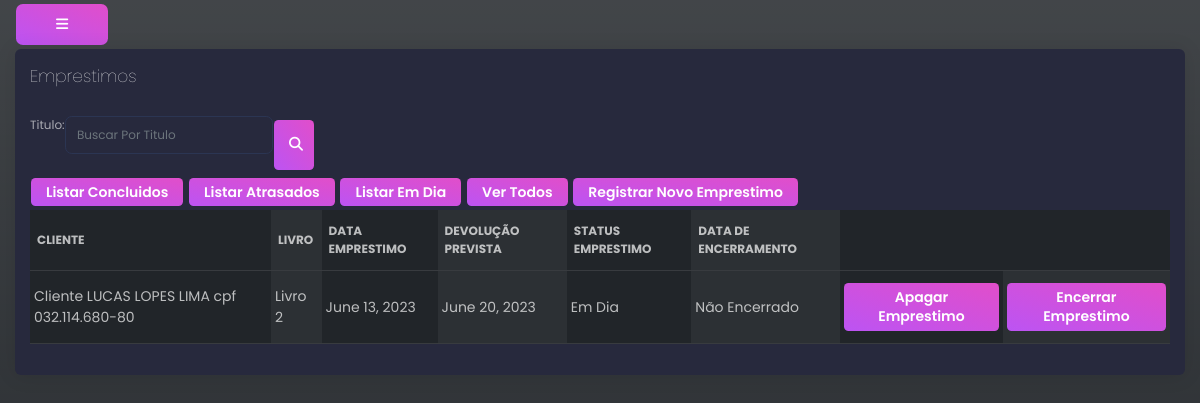
Page /emprestimo/listar_emprestimos/todos_os_emprestimos (signed in) on the earlier database version.
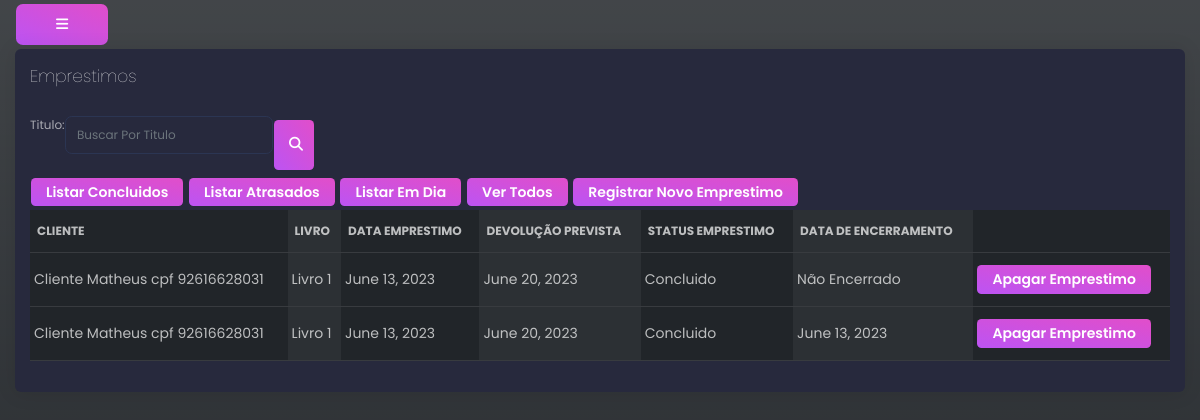
Same page on the later database version.
### emprestimo/models.py (models this page shows, shortened)
class Emprestimo(models.Model):
    livro = models.ForeignKey(livro, on_delete=models.CASCADE)
    cliente = models.ForeignKey(Cliente, on_delete=models.CASCADE)
    data_emprestimo = models.DateField()
    data_devolucao = models.DateField()
    data_conclusao_emprestimo = models.DateField(null=True)
    status_emprestimo = models.IntegerField(default=Status_emprestimo.EM_DIA ,choices=Status_emprestimo.choices)

### clientes/models.py (models this page shows)
class Cliente(models.Model):
    nome = models.CharField(max_length=100)
    email = models.EmailField(unique=True)
    data_nascimento = models.DateField()
    endereco = models.CharField(max_length=200)
    cpf = models.CharField(max_length=14,unique=True)
    telefone = models.CharField(max_length=30,default=9999-9999)
    pode_fazer_emprestimo = models.BooleanField(default=True)
    def __str__(self):
        return (f"Cliente {self.nome} cpf {self.cpf}")

### livro/models.py (models this page shows)
class livro(models.Model):
    titulo = models.CharField(max_length=30)
    autor = models.CharField(max_length=30)
    descricao = models.CharField(max_length=200)
    isbn = models.CharField(max_length=20,unique=True)
    esta_disponivel = models.BooleanField(default=True)
    def __str__(self):
        return self.titulo

### emprestimo/views.py (the view)
# urls.py: path('listar_emprestimos/<str:filtro>', listar_emprestimos,name='listar_emprestimos'),
@login_required(login_url="login")
def listar_emprestimos(request,filtro="titulo_pesquisa"):
    try:
        emprestimos = None
        if filtro == "emprestimos_encerrados":
            emprestimos = Emprestimo.objects.filter(status_emprestimo=3)
        elif filtro == "emprestimos_atrasados":
            emprestimos = Emprestimo.objects.filter(status_emprestimo=2)
        elif filtro == "emprestimos_em_dia ":
            emprestimos = Emprestimo.objects.filter(status_emprestimo=1)
        elif filtro == "todos_os_emprestimos":
            emprestimos = Emprestimo.objects.all()
        elif filtro != "titulo_pesquisa" :
            emprestimos = Emprestimo.objects.filter(livro__titulo=filtro)
    except Exception as e:
         print(f" Exceção no Listar emprestimos {e}")
    return render(request,'listar_emprestimos.html',{'emprestimos':emprestimos, 'conteudo_pesquisa_form':BuscarLivroForm})

### emprestimo/templates/listar_emprestimos.html (shortened to what this page needs)
{% extends 'base.html' %}
{% block content %}
<div class="card">
  <div class="card-header">
    <h4 class="card-title">Emprestimos</h4>
  </div>
  <div class="card-body">
    <form method="POST" action="{% url 'emprestimo:pesquisar_emprestimo' %}" class="w-25 d-flex flex-row">
      {% csrf_token %} {{ conteudo_pesquisa_form }}
      <button type="submit" class="btn btn-fill btn-primary btn-sm">
        <i class="fa-sharp fa-solid fa-magnifying-glass"></i>
      </button>
    </form>
    <td class="px-1"><a class="btn btn-primary btn-sm" href="{% url 'emprestimo:listar_emprestimos' 'emprestimos_encerrados' %}">Listar Concluidos</a></td>
    <td class="px-1"><a class="btn btn-primary btn-sm" href="{% url 'emprestimo:listar_emprestimos' 'emprestimos_atrasados' %}">Listar Atrasados</a></td>
    <td class="px-1"><a class="btn btn-primary btn-sm" href="{% url 'emprestimo:listar_emprestimos' 'emprestimos_em_dia ' %}">Listar Em Dia</a></td>
    <td class="px-1"><a class="btn btn-primary btn-sm" href="{% url 'emprestimo:listar_emprestimos' 'todos_os_emprestimos' %}">Ver Todos</a></td>
    <td class="px-1"><a href="{% url 'emprestimo:registrar_novo_emprestimo' %}" class="btn btn-primary btn-sm">Registrar Novo Emprestimo</a></td>
    <table class="table table-dark table-striped-columns">
      <thead>
        <tr>
          <th scope="col">Cliente</th>
          <th scope="col">Livro</th>
          <th scope="col">Data Emprestimo</th>
          <th scope="col">Devolução Prevista</th>
          <th scope="col">Status Emprestimo</th>
          <th scope="col">Data de Encerramento</th>
        </tr>
      </thead>
      <tbody>
        {% for emprestimo in emprestimos %}
            <tr>
                <td class="px-1">{{ emprestimo.cliente }}</td>
                <td class="px-1">{{ emprestimo.livro }}</td>
                <td class="px-1">{{ emprestimo.data_emprestimo }}</td>
                <td class="px-1">{{ emprestimo.data_devolucao }}</td>
                <td class="px-1">{{ emprestimo.get_status_emprestimo_display }}</td>
                {% if emprestimo.data_conclusao_emprestimo %}
                  <td class="px-1">{{ emprestimo.data_conclusao_emprestimo }}</td>
                {% else %}
                  <td class="px-1">Não Encerrado</td>
                {% endif %}
                {% if emprestimo.status_emprestimo == 3 %}
                <td class="px-1"><a class="btn btn-primary btn-sm" onclick="return confirm('Deseja realmente Deletar?')" href="{% url 'emprestimo:deletar_emprestimo' emprestimo.id %}">Apagar Emprestimo</a></td>
                {% else %}
                <td class="px-1"><a class="btn btn-primary btn-sm" onclick="return confirm('Deseja realmente Deletar?')" href="{% url 'emprestimo:deletar_emprestimo' emprestimo.id %}">Apagar Emprestimo</a></td>
                <td class="px-1"><a class="btn btn-primary btn-sm" onclick="return confirm('Confirmar Devolução?')" href="{% url 'emprestimo:encerrar_emprestimo' emprestimo.id %}">Encerrar Emprestimo</a></td>
                {% endif %}
            </tr>
        {% endfor %}
      </tbody>
    </table>
  </div>
</div>
{% endblock content %} {% block javascripts %}{% endblock javascripts %}

### usuario/templates/base.html (shortened to what this page needs)
{% load static %}
<!DOCTYPE html>
<html lang="en">
  <head>
    <link href="https://cdn.jsdelivr.net/npm/bootstrap@5.3.0/dist/css/bootstrap.min.css" rel="stylesheet">
    <link href="{% static 'usuario/css/black-dashboard.css' %}" rel="stylesheet"/>
  </head>
  <body >
    <div class="container-fluid bg-dark bg-gradient vw-100 vh-100 text-black" >
      {% include 'side-bar.html' %}
      {% block content %}{% endblock content %}
    </div>
  </body>
</html>

### usuario/templates/side-bar.html (shortened to what this page needs)
{% if user.is_authenticated %}
<button class="btn btn-primary" type="button" data-bs-toggle="offcanvas" data-bs-target="#offcanvasExample" aria-controls="offcanvasExample">
  <i class="fa-solid fa-bars"></i>
</button>
{% endif %}

Differences in the rows shown:
removed Emprestimo: cliente "Cliente LUCAS LOPES LIMA cpf 032.114.680-80", livro "Livro 2", data_emprestimo "June 13, 2023", data_devolucao "June 20, 2023", status_emprestimo "Em Dia", shows "Não Encerrado", shows "Apagar Emprestimo"
added Emprestimo: cliente "Cliente Matheus cpf 92616628031", livro "Livro 1", data_emprestimo "June 13, 2023", data_devolucao "June 20, 2023", status_emprestimo "Concluido", shows "Não Encerrado", shows "Apagar Emprestimo"
added Emprestimo: cliente "Cliente Matheus cpf 92616628031", livro "Livro 1", data_emprestimo "June 13, 2023", data_devolucao "June 20, 2023", status_emprestimo "Concluido", data_conclusao_emprestimo "June 13, 2023", shows "Apagar Emprestimo"
